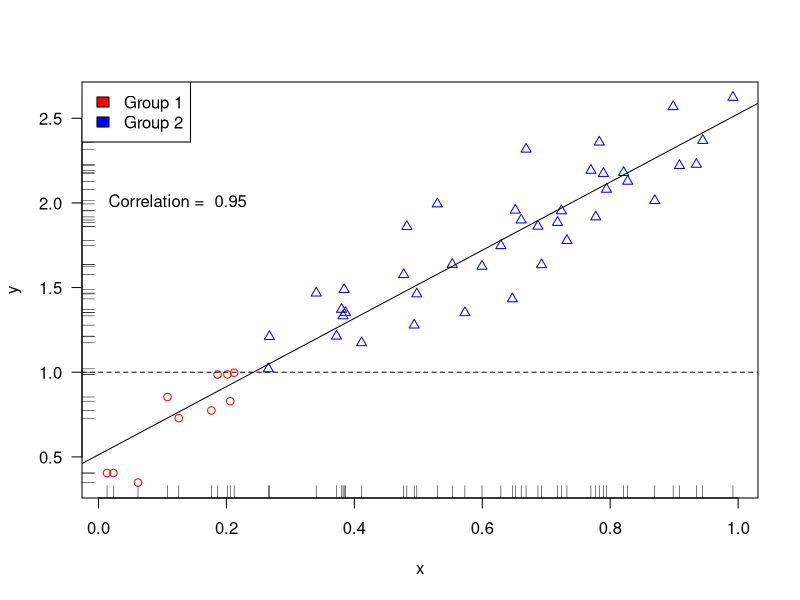
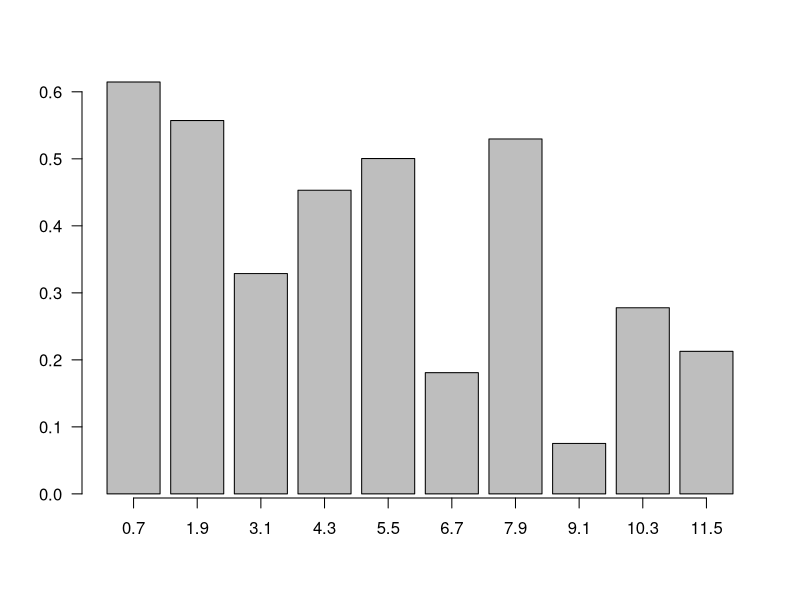
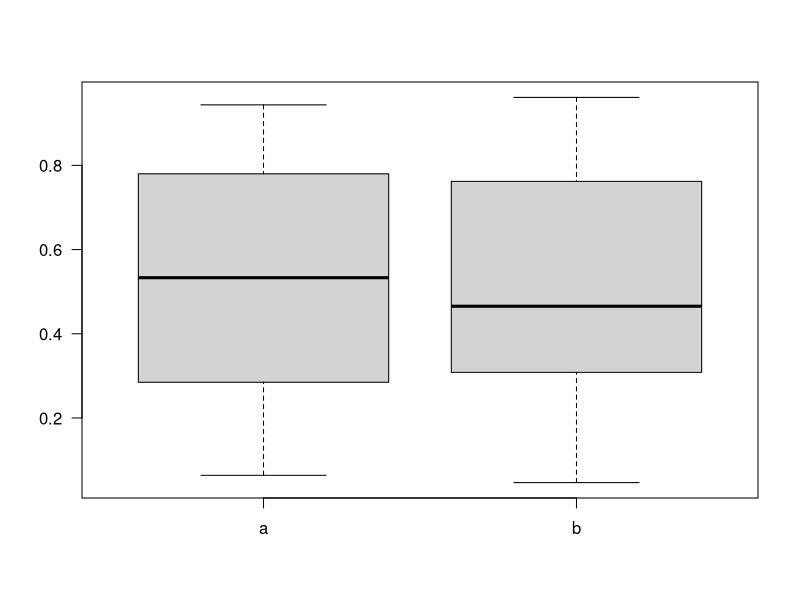
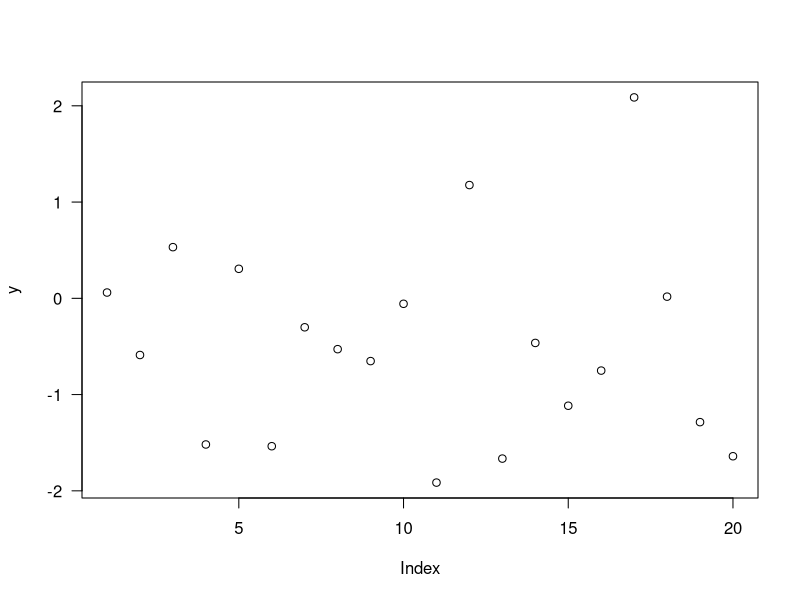
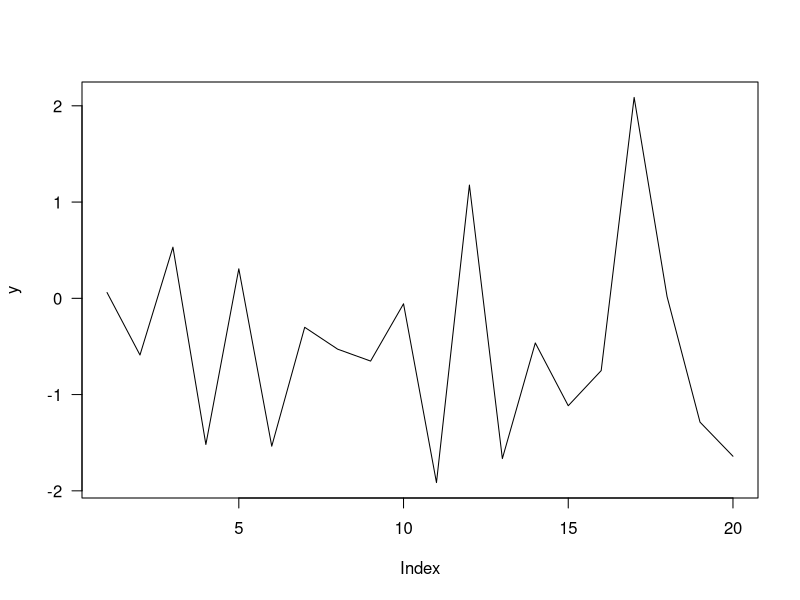
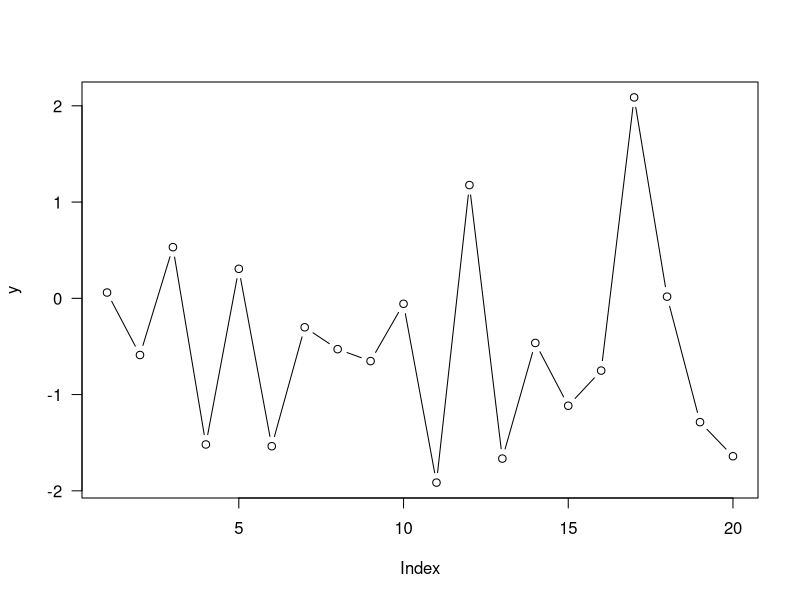
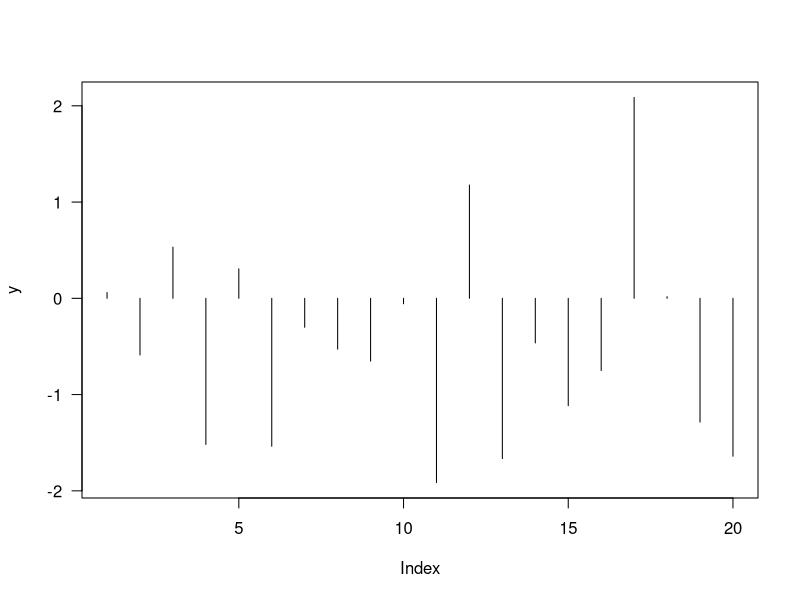
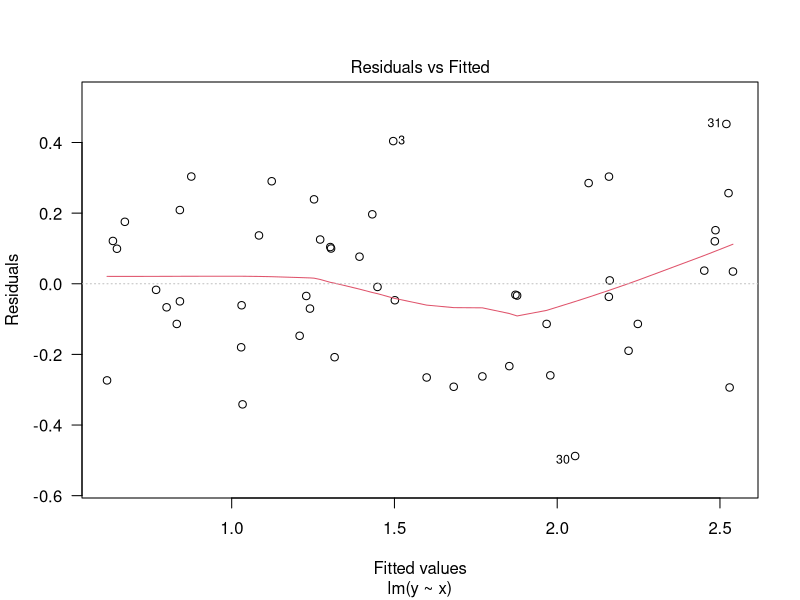

These charts were generated, in order, by the following R code:
## ---- chunk 1
set.seed(1)
x <- runif(50)
y <- 2*x + 0.50 + rnorm(length(x))/5
groups <- ifelse( y<1, 1, 2)

par(las=1)
plot(x, y, col=c("red", "blue")[groups], pch=c(1, 2)[groups])
abline(lm(y~x))
abline(h=1, lty=2)
rug(x)
rug(y, side=2)
text(0, 2, paste("Correlation = ", round(cor(x,y), 2)), pos=4)
legend(x="topleft", legend=c("Group 1", "Group 2"),
       fill=c("red", "blue"))
## ---- chunk 2
data<- runif(10)
barplot(data)
axis(side=1, at=barplot(data, plot=FALSE))

barplot(data, plot=FALSE)
## ---- chunk 3
x <- runif(50)
y <- runif(50)
bp <- boxplot(x,y,names=c("a","b"))
bp
## ---- chunk 4
y <- rnorm(20)
plot(y, type="p")
plot(y, type="l")
plot(y, type="b")
plot(y, type="h")
## ---- chunk 5
x <- runif(50)
y <- 2*x + 0.50 + rnorm(length(x))/5
plot(lm(y~x))
## ---- chunk 6
x <- runif(50)
y <- 2*x + 0.50 + rnorm(length(x))/5
z <- 1.33*x - 0.25 + rnorm(length(x))/6
plot(data.frame(x,y,z))
## ---- chunk 7
?barplot
## ---- chunk 8
a <- rnorm(10000)
b <- rnorm(10000)
plot(a, b)
plot(a, b, pch=16, col="blue")
## ---- chunk 9
a <- rnorm(10000)
b <- rnorm(10000)
myColors <- ifelse((a>0 & b>0), "red", "blue")
myColors[b < -2] <- "green"
plot(a, b, pch=16, col=myColors)
## ---- chunk 10
a <- rnorm(10000)
b <- rnorm(10000)
plot(a, b)
plot(a, b, pch=16)
## ---- chunk 11
x <- runif(50)
y <- runif(50)
plot(x,y)
manualSelection <- identify(x, y, LETTERS)
selectedElements <- cbind(x[manualSelection], y[manualSelection])
selectedElements
## ---- chunk 12
a <- rnorm(10000)
b <- rnorm(10000)
oldpar <- par()
par(mfrow=c(1, 3))
plot(a, b)
plot(a, b, col="#0000ff22", pch=16)
smoothScatter(a, b)
##Generates warnings (some parameters can't be edited)
par(oldpar)
## ---- chunk 13
set.seed(1)
data <- rnorm(100)
hist(data, main="", xlim=c(-3, 3), probability=TRUE)
lines(density(data))
## ---- chunk 14
layout(matrix(c(1, 1, 
                0, 2), ncol=2))
## ---- chunk 15
dev.off()
